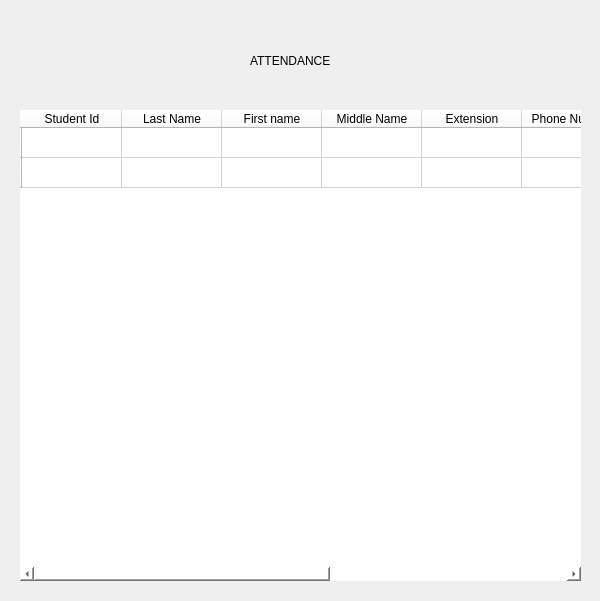
<?xml version="1.0" encoding="UTF-8"?>
<ui version="4.0">
 <class>main</class>
 <widget class="QMainWindow" name="main">
  <property name="enabled">
   <bool>true</bool>
  </property>
  <property name="geometry">
   <rect>
    <x>0</x>
    <y>0</y>
    <width>600</width>
    <height>601</height>
   </rect>
  </property>
  <property name="font">
   <font>
    <kerning>true</kerning>
   </font>
  </property>
  <property name="windowTitle">
   <string>MainWindow</string>
  </property>
  <property name="styleSheet">
   <string notr="true"/>
  </property>
  <property name="animated">
   <bool>true</bool>
  </property>
  <widget class="QWidget" name="centralwidget">
   <widget class="QLabel" name="background">
    <property name="geometry">
     <rect>
      <x>0</x>
      <y>0</y>
      <width>600</width>
      <height>601</height>
     </rect>
    </property>
    <property name="styleSheet">
     <string notr="true">background-image: url(:/newPrefix/background.jpg);</string>
    </property>
    <property name="text">
     <string/>
    </property>
    <property name="pixmap">
     <pixmap>background/minimalist-4k-wallpaper-hd-15-920x518.jpg</pixmap>
    </property>
    <property name="scaledContents">
     <bool>true</bool>
    </property>
   </widget>
   <widget class="QFrame" name="attendframe">
    <property name="geometry">
     <rect>
      <x>10</x>
      <y>20</y>
      <width>581</width>
      <height>571</height>
     </rect>
    </property>
    <property name="frameShape">
     <enum>QFrame::StyledPanel</enum>
    </property>
    <property name="frameShadow">
     <enum>QFrame::Raised</enum>
    </property>
    <widget class="QLabel" name="label">
     <property name="geometry">
      <rect>
       <x>0</x>
       <y>0</y>
       <width>581</width>
       <height>571</height>
      </rect>
     </property>
     <property name="autoFillBackground">
      <bool>true</bool>
     </property>
     <property name="text">
      <string/>
     </property>
     <property name="pixmap">
      <pixmap>background/HD-wallpaper-portrait-display-vertical-pattern-digital-art-cyan-polygon-art.jpg</pixmap>
     </property>
     <property name="scaledContents">
      <bool>true</bool>
     </property>
    </widget>
    <widget class="QLabel" name="label_2">
     <property name="geometry">
      <rect>
       <x>240</x>
       <y>10</y>
       <width>181</width>
       <height>61</height>
      </rect>
     </property>
     <property name="autoFillBackground">
      <bool>false</bool>
     </property>
     <property name="styleSheet">
      <string notr="true">font: 87 16pt &quot;Arial Black&quot;;</string>
     </property>
     <property name="text">
      <string>ATTENDANCE</string>
     </property>
    </widget>
    <widget class="QTableWidget" name="tableWidget">
     <property name="geometry">
      <rect>
       <x>10</x>
       <y>90</y>
       <width>561</width>
       <height>471</height>
      </rect>
     </property>
     <property name="cursor" stdset="0">
      <cursorShape>PointingHandCursor</cursorShape>
     </property>
     <property name="styleSheet">
      <string notr="true">font: 12pt &quot;Sitka&quot;;
border-radius: 10px;
background-color: rgb(255, 255, 255);</string>
     </property>
     <row>
      <property name="text">
       <string/>
      </property>
     </row>
     <row>
      <property name="text">
       <string/>
      </property>
     </row>
     <column>
      <property name="text">
       <string>Student Id</string>
      </property>
     </column>
     <column>
      <property name="text">
       <string>Last Name</string>
      </property>
     </column>
     <column>
      <property name="text">
       <string>First name</string>
      </property>
     </column>
     <column>
      <property name="text">
       <string>Middle Name</string>
      </property>
     </column>
     <column>
      <property name="text">
       <string>Extension</string>
      </property>
     </column>
     <column>
      <property name="text">
       <string>Phone Number</string>
      </property>
     </column>
     <column>
      <property name="text">
       <string>Course</string>
      </property>
     </column>
     <column>
      <property name="text">
       <string>Status</string>
      </property>
     </column>
     <column>
      <property name="text">
       <string>Year/Section</string>
      </property>
     </column>
    </widget>
    <widget class="QLabel" name="loginlogo">
     <property name="geometry">
      <rect>
       <x>150</x>
       <y>10</y>
       <width>71</width>
       <height>71</height>
      </rect>
     </property>
     <property name="autoFillBackground">
      <bool>false</bool>
     </property>
     <property name="styleSheet">
      <string notr="true">background-image: url(:/newPrefix/nemco_logo.jpg);</string>
     </property>
     <property name="text">
      <string/>
     </property>
     <property name="pixmap">
      <pixmap>background/nemco_logo.png</pixmap>
     </property>
     <property name="scaledContents">
      <bool>true</bool>
     </property>
     <property name="wordWrap">
      <bool>false</bool>
     </property>
    </widget>
   </widget>
  </widget>
 </widget>
 <resources>
  <include location="logo.qrc"/>
 </resources>
 <connections/>
</ui>
